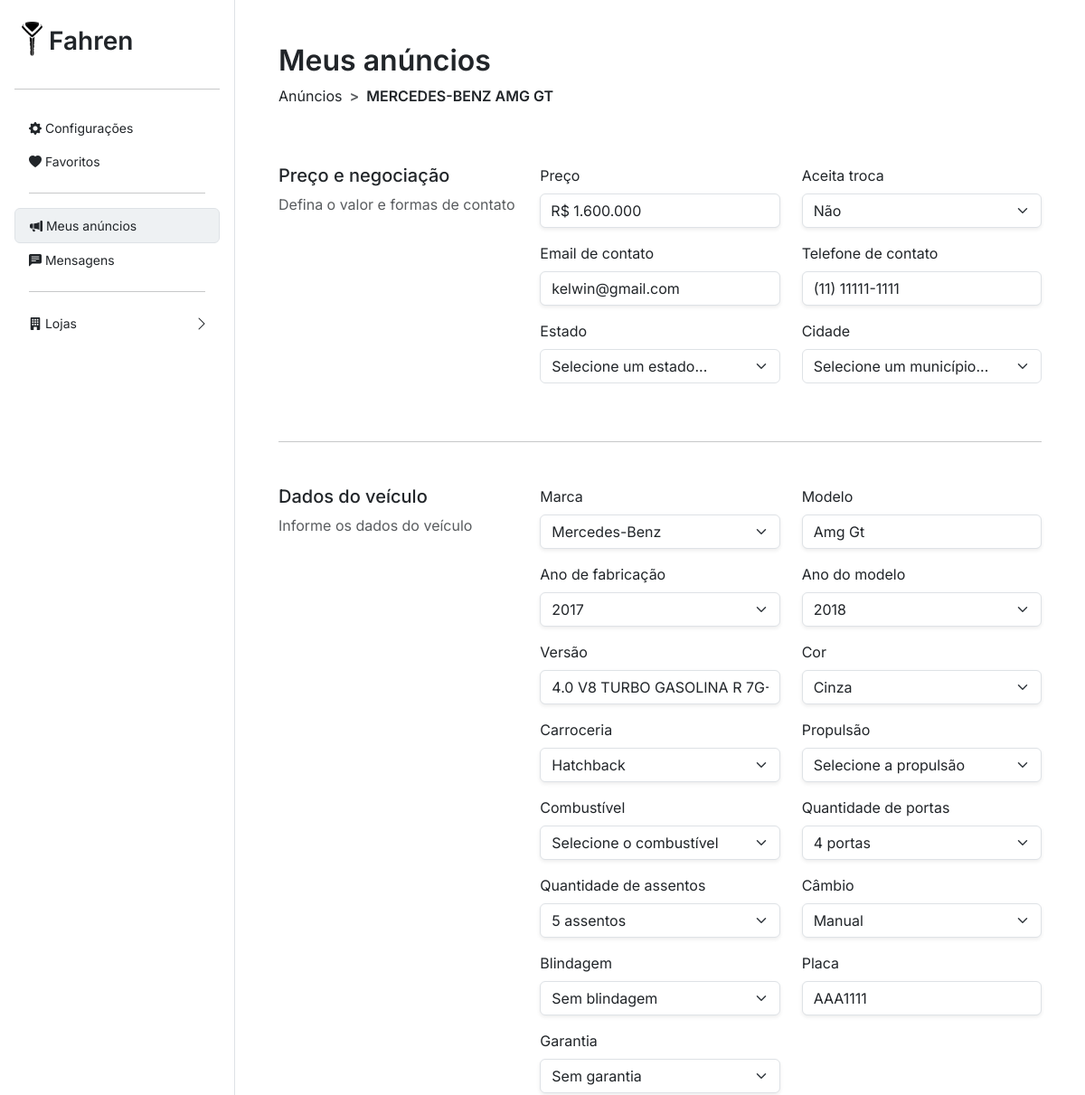
The page /menu/editar-anuncio.php?id=43 (signed in, upper part) on the database as committed earlier.
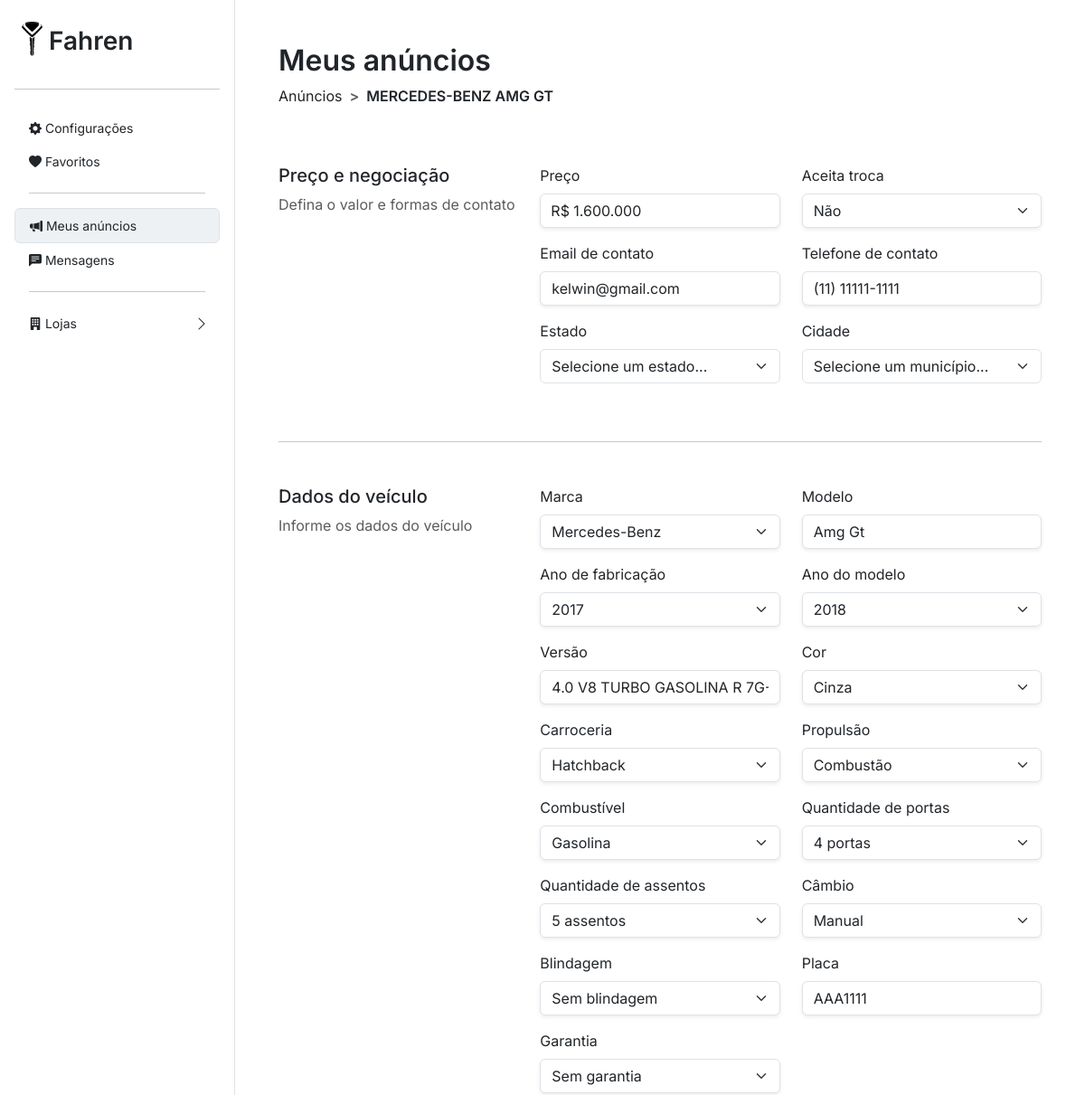
The same page on the database as committed later.
### tables this page shows
CREATE TABLE `anuncios_carros` (
  `id` int(12) NOT NULL,
  `ativo` char(1) NOT NULL DEFAULT 'A',
  `modelo` varchar(75) DEFAULT NULL,
  `estado_local` char(2) DEFAULT NULL,
  `cidade` varchar(255) DEFAULT NULL,
  `marca` int(2) DEFAULT NULL,
  `versao` varchar(150) DEFAULT NULL,
  `carroceria` int(2) DEFAULT NULL,
  `preco` int(9) NOT NULL DEFAULT 0,
  `condicao` char(1) NOT NULL DEFAULT 'U',
  `quilometragem` int(10) DEFAULT NULL,
  `ano_fabricacao` int(4) DEFAULT NULL,
  `ano_modelo` int(4) DEFAULT NULL,
  `propulsao` varchar(10) DEFAULT NULL,
  `combustivel` varchar(20) DEFAULT NULL,
  `cambio` char(1) DEFAULT 'M' COMMENT 'A=Automático, M=Manual',
  `blindagem` char(1) DEFAULT '0',
  `id_vendedor` int(10) DEFAULT NULL,
  `tipo_vendedor` char(1) NOT NULL DEFAULT '0',
  `portas_qtd` smallint(1) DEFAULT 4,
  `assentos_qtd` smallint(1) DEFAULT 5,
  `placa` char(7) DEFAULT NULL,
  `data_criacao` datetime NOT NULL DEFAULT current_timestamp(),
  `cor` int(2) NOT NULL,
  `quant_proprietario` char(1) NOT NULL,
  `revisao` char(1) NOT NULL,
  `vistoria` char(1) NOT NULL,
  `sinistro` char(1) NOT NULL,
  `ipva` char(1) NOT NULL,
  `licenciamento` char(1) NOT NULL,
  `estado_conservacao` char(1) NOT NULL,
  `uso_anterior` char(1) NOT NULL,
  `aceita_troca` char(1) NOT NULL,
  `email` varchar(256) DEFAULT NULL,
  `telefone` varchar(20) DEFAULT NULL,
  `garantia` int(2) NOT NULL,
  `descricao` text DEFAULT NULL,
  `clicks` int(11) NOT NULL DEFAULT 0
);

CREATE TABLE `marcas` (
  `id` int(11) NOT NULL,
  `value` varchar(50) NOT NULL,
  `nome` varchar(100) NOT NULL
);

CREATE TABLE `cores` (
  `id` int(2) NOT NULL,
  `nome` varchar(50) NOT NULL
);

CREATE TABLE `carrocerias` (
  `id` int(2) NOT NULL,
  `nome` varchar(50) NOT NULL
);

### menu/editar-anuncio.php (the view, shortened to what the changed rows need)
<?php
include('../controladores/conexao_bd.php');
$id_veiculo = $_GET['id'];
$id = $_SESSION['id'];
$sql = "SELECT carros.*, marcas.nome as marca_nome FROM anuncios_carros carros INNER JOIN marcas ON carros.marca = marcas.id WHERE carros.id = $id_veiculo";
$resultado = mysqli_query($conexao, $sql);
if (mysqli_num_rows($resultado) > 0) {
    $linha = mysqli_fetch_array($resultado);
    if ($linha['id_vendedor'] == $id) {
        $marca = $linha['marca'];
        $marca_nome = $linha['marca_nome'];
        $modelo = $linha['modelo'];
        $versao = $linha['versao'];
        $carroceria = $linha['carroceria'];
        $preco = $linha['preco'];
        $ano_fabricacao = $linha['ano_fabricacao'];
        $propulsao = $linha['propulsao'];
        $blindagem = $linha['blindagem'];
        $placa = $linha['placa'];
        $cor = $linha['cor'];
        $email = $linha['email'];
        $telefone = $linha['telefone'];
        $cambio = $linha['cambio'] ?? '';
    } else {
        header('Location: anuncios.php');
    }
}
$sql = "SELECT * FROM marcas";
$resultado = mysqli_query($conexao, $sql);
$marcas = [];
while ($linha = mysqli_fetch_assoc($resultado)) {
    $marcas[] = $linha;
}
$sql = "SELECT * FROM cores";
$resultado = mysqli_query($conexao, $sql);
$cores = [];
while ($linha = mysqli_fetch_assoc($resultado)) {
    $cores[] = $linha;
}
$sql = "SELECT * FROM carrocerias";
$resultado = mysqli_query($conexao, $sql);
$carrocerias = [];
while ($linha = mysqli_fetch_assoc($resultado)) {
    $carrocerias[] = $linha;
}
?>
<!doctype html>
<html lang="pt-br">
<head>
    <link rel="stylesheet" href="../style.css">
    <link href="https://cdn.jsdelivr.net/npm/bootstrap@5.3.7/dist/css/bootstrap.min.css" rel="stylesheet">
    <link rel="stylesheet" href="https://cdn.jsdelivr.net/npm/bootstrap-icons@1.13.1/font/bootstrap-icons.min.css">
</head>
<body class="overflow-x-hidden">
    <main class="container-fluid d-flex vh-100 p-0">
        <div class="col" style="margin-left: calc(200px + 5vw);">
            <div class="container-fluid p-5 d-flex flex-column h-100 overflow-auto">
                <form id="edit-anuncio-form" action="../controladores/veiculos/mudar-infos-carro.php" method="POST" enctype="multipart/form-data">
                    <div class="row">
                        <h2 class="pb-2 fw-semibold mb-0">Meus anúncios</h2>
                        <nav style="--bs-breadcrumb-divider: '>';" aria-label="breadcrumb">
                            <ol class="breadcrumb">
                                <li class="breadcrumb-item"><a href="anuncios.php" class="link-dark link-underline-opacity-0 link-underline-opacity-100-hover">Anúncios</a></li>
                                <li class="breadcrumb-item active text-dark fw-semibold text-uppercase" aria-current="page"><?= "$marca_nome $modelo" ?></li>
                            </ol>
                        </nav>
                    </div>
                    <div class="row d-flex align-items-stretch mt-5">
                        <div class="col d-flex flex-column justify-content-between">
                            <div class="row row-cols-2 row-gap-3 mb-3">
                                <div class="col">
                                    <div class="position-relative">
                                        <span class="position-absolute translate-middle-y top-50" style="margin-left: .75rem;">R$</span>
                                        <input type="text" class="form-control shadow-sm preco-input" style="padding-left: 2.25rem" id="preco-input" value="<?= number_format($preco, 0, ',', '.'); ?>" name="preco" placeholder="Informe o preço do veículo" required>
                                    </div>
                                </div>
                                <div class="col">
                                    <label for="email-input" class="form-label">Email de contato</label>
                                    <input type="gmail" class="form-control shadow-sm" id="email-input" value="<?= $email ?>" name="email" placeholder="Informe a placa do veículo" required>
                                </div>
                                <div class="col">
                                    <label for="telefone-input" class="form-label">Telefone de contato</label>
                                    <input type="text" class="form-control shadow-sm text-capitalize" id="telefone-input" value="<?= $telefone ?>" name="telefone" placeholder="Informe a placa do veículo" required>
                                </div>
                            </div>
                        </div>
                    </div>
                    <div class="row d-flex align-items-stretch">
                        <div class="col d-flex flex-column justify-content-between">
                            <div class="row row-cols-2 row-gap-3 mb-3">
                                <div class="col">
                                    <label for="marca-select" class="form-label">Marca</label>
                                    <select class="form-select shadow-sm" id="marca-select" aria-label="Default select example" name="marca" required>
                                        <?php foreach ($marcas as $marca_o): ?>
                                            <option value="<?= $marca_o['id'] ?>" <?php if ($marca == $marca_o['id']) {
                                                                                        echo 'selected';
                                                                                    } ?>><?= $marca_o['nome'] ?></option>
                                        <?php endforeach; ?>
                                    </select>
                                </div>
                                <div class="col">
                                    <label for="modelo-select" class="form-label">Modelo</label>
                                    <input type="text" class="form-control shadow-sm text-capitalize" id="modelo-select" value="<?= $modelo ?>" name="modelo" placeholder="Informe a placa do veículo" required>
                                </div>
                                <div class="col">
                                    <label for="fabr-select" class="form-label">Ano de fabricação</label>
                                    <select class="form-select shadow-sm" id="fabr-select" aria-label="Default select example" name="ano_fabricacao" required>
                                        <?php
                                        $quantidade = date('Y') - 1930;
                                        for ($i = 0; $i <= $quantidade; $i++): ?>
                                            <option value="<?= date('Y') - $i ?>" <?php if ($ano_fabricacao == date('Y') - $i) {
                                                                                        echo 'selected';
                                                                                    } ?>><?= date('Y') - $i ?></option>
                                        <?php endfor; ?>
                                    </select>
                                </div>
                                <div class="col">
                                    <label for="versao-input" class="form-label">Versão</label>
                                    <input type="text" class="form-control shadow-sm text-capitalize" id="versao-input" value="<?= $versao ?>" name="versao" placeholder="Informe a placa do veículo" required>
                                </div>
                                <div class="col">
                                    <label for="cor-select" class="form-label">Cor</label>
                                    <select class="form-select shadow-sm" id="cor-select" aria-label="Default select example" name="cor" required>
                                        <?php foreach ($cores as $cor_o): ?>
                                            <option value="<?= $cor_o['id'] ?>" <?php if ($cor == $cor_o['id']) {
                                                                                    echo 'selected';
                                                                                } ?>><?= $cor_o['nome'] ?></option>
                                        <?php endforeach; ?>
                                    </select>
                                </div>
                                <div class="col">
                                    <label for="carroceria-select" class="form-label">Carroceria</label>
                                    <select class="form-select shadow-sm" id="carroceria-select" aria-label="Default select example" name="carroceria" required>
                                        <?php foreach ($carrocerias as $carroceria_o): ?>
                                            <option value="<?= $carroceria_o['id'] ?>" <?php if ($carroceria == $carroceria_o['id']) {
                                                                                            echo 'selected';
                                                                                        } ?>><?= $carroceria_o['nome'] ?></option>
                                        <?php endforeach; ?>
                                    </select>
                                </div>
                                <div class="col">
                                    <label for="propulsao-select" class="form-label">Propulsão</label>
                                    <select class="form-select shadow-sm" id="propulsao-select" aria-label="Default select example" name="propulsao" required>
                                        <option value="">Selecione a propulsão</option>
                                        <option value="combustao" <?php if ($propulsao === 'combustao') echo 'selected'; ?>>Combustão</option>
                                    </select>
                                </div>
                                <div class="col">
                                    <label for="combustivel-select" class="form-label">Combustível</label>
                                    <select class="form-select shadow-sm" id="combustivel-select" aria-label="Default select example" name="combustivel" required>
                                        <option value="" selected hidden>Selecione o combustível</option>
                                    </select>
                                </div>
                                <div class="col">
                                    <label for="cambio-select" class="form-label">Câmbio</label>
                                    <select class="form-select shadow-sm" id="cambio-select" aria-label="Default select example" name="cambio" required>
                                        <option value="M" <?php if ($cambio === 'M') echo 'selected'; ?>>Manual</option>
                                    </select>
                                </div>
                                <div class="col">
                                    <label for="blindagem-select" class="form-label">Blindagem</label>
                                    <select class="form-select shadow-sm" id="blindagem-select" aria-label="Default select example" name="blindagem" required>
                                        <option value="0" <?php if ($blindagem == 0) echo 'selected'; ?>>Sem blindagem</option>
                                    </select>
                                </div>
                                <div class="col">
                                    <label for="placa-input" class="form-label">Placa</label>
                                    <input type="text" class="form-control shadow-sm" id="placa-input" value="<?= $placa ?>" name="placa" placeholder="Informe a placa do veículo" required>
                                </div>
                            </div>
                        </div>
                    </div>
                </form>
            </div>
        </div>
    </main>
</body>
</html>

Rows that differ between the two databases and show on the page:
changed anuncios_carros "AMG GT": propulsao (not shown) → "Combustão"
Other text that changed with them:
form field combustivel: "Selecione o combustível" → "Gasolina"
form field propulsao: "Selecione a propulsão" → (not shown)
